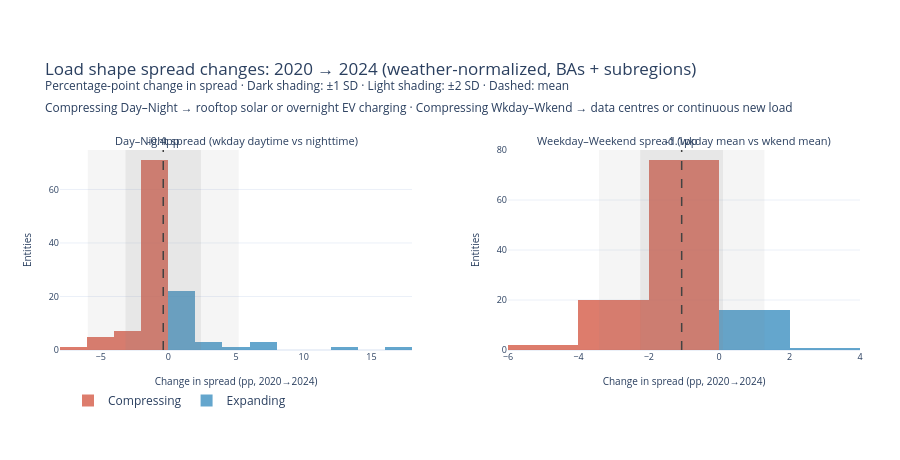

Source (notebook cell):
### Code cell
# ── Spread metric changes: 2020 → 2024 (weather-normalized, BAs + subregions) ─
#
# Two derived metrics per entity, computed for 2020 and 2024:
#
#   Day–Night spread   = (wkday_daytime_mean − wkday_nighttime_mean)
#                        / wkday_nighttime_mean × 100   (%)
#
#   Weekday–Weekend spread = (wkday_mean − wkend_mean)
#                            / wkend_mean × 100           (%)
#       where means are hour-weighted: (daytime×15 + nighttime×9) / 24
#
# Reported as: spread_2024 − spread_2020  (percentage-point change)
# Shrinking Day–Night → rooftop solar suppressing midday or EV overnight charging
# Shrinking Wkday–Wkend → 24/7 load growth (data centres, large EV fleets)
# Outliers: entities outside ±1 SD
from plotly.subplots import make_subplots

# ── Pivot _seg_df (BAs + subregions) to wide ─────────────────────────────
_piv_s = (
    _seg_df
    .pivot_table(index=['entity', 'year'], columns='seg', values='mean_mw')
    .reset_index()
)
_piv_s.columns.name = None

_REQ = ['Weekday Daytime', 'Weekday Nighttime', 'Weekend Daytime', 'Weekend Nighttime']
assert all(c in _piv_s.columns for c in _REQ), \
    f'Missing columns: {[c for c in _REQ if c not in _piv_s.columns]}'

# Hour-weighted daily means  (daytime = 15 h, nighttime = 9 h)
_piv_s['wkday_mean'] = (_piv_s['Weekday Daytime'] * 15 + _piv_s['Weekday Nighttime'] * 9) / 24
_piv_s['wkend_mean'] = (_piv_s['Weekend Daytime'] * 15 + _piv_s['Weekend Nighttime'] * 9) / 24

# Spread metrics (%)
_piv_s['day_night_spread'] = (
    (_piv_s['Weekday Daytime'] - _piv_s['Weekday Nighttime'])
    / _piv_s['Weekday Nighttime'].abs() * 100
)
_piv_s['wk_wend_spread'] = (
    (_piv_s['wkday_mean'] - _piv_s['wkend_mean'])
    / _piv_s['wkend_mean'].abs() * 100
)

_SPREADS = {
    'Day–Night spread\n(wkday daytime vs nighttime)': 'day_night_spread',
    'Weekday–Weekend spread\n(wkday mean vs wkend mean)': 'wk_wend_spread',
}

# ── Change in each spread 2020→2024 (percentage points) ──────────────────
_spr_chg, _spr_stats = {}, {}
for label, col in _SPREADS.items():
    piv2 = _piv_s[['entity', 'year', col]].pivot(index='entity', columns='year', values=col)
    if 2020 not in piv2.columns or 2024 not in piv2.columns:
        continue
    chg  = (piv2[2024] - piv2[2020]).dropna()
    vals = chg.values
    mean = np.mean(vals)
    std  = np.std(vals, ddof=1)
    lo1  = mean - std
    hi1  = mean + std
    lo2  = mean - 2 * std
    hi2  = mean + 2 * std
    outs = chg[(chg < lo1) | (chg > hi1)].sort_values()
    _spr_chg[label]   = chg
    _spr_stats[label] = dict(mean=mean, std=std, lo1=lo1, hi1=hi1, lo2=lo2, hi2=hi2, outliers=outs)

# ── Print stats and ±1 SD outlier lists ───────────────────────────────────
for label in _SPREADS:
    if label not in _spr_stats:
        continue
    st   = _spr_stats[label]
    name = label.replace('\n', ' ')
    print(f'{name}')
    print(f'  N={len(_spr_chg[label])},  mean={st["mean"]:+.2f}pp,  std={st["std"]:.2f}pp')
    print(f'  ±1 SD: [{st["lo1"]:+.1f}pp, {st["hi1"]:+.1f}pp]')
    print(f'  ±2 SD: [{st["lo2"]:+.1f}pp, {st["hi2"]:+.1f}pp]')
    print(f'  Outside ±1 SD — {len(st["outliers"])} entities:')
    for ent, c in st['outliers'].items():
        region = _ent_region(ent)
        marker = '▲' if c > st['hi1'] else '▼'
        print(f'    {marker} {ent:<20}  {region:<5}  {c:+6.1f}pp')
    print()

# ── 2 histograms side by side ─────────────────────────────────────────────
_spr_labels = list(_SPREADS.keys())
fig_spr = make_subplots(
    rows=1, cols=2,
    subplot_titles=[l.replace('\n', ' ') for l in _spr_labels],
    horizontal_spacing=0.12,
)

for idx, label in enumerate(_spr_labels):
    ci = idx + 1
    if label not in _spr_chg:
        continue
    chg  = _spr_chg[label]
    st   = _spr_stats[label]
    vals = chg.values
    _bin = dict(start=np.floor(vals.min() / 2) * 2,
                end=np.ceil(vals.max() / 2) * 2, size=2)

    for x_arr, col, lname in [
        (chg[chg <  0].values, '#d6604d', 'Compressing'),
        (chg[chg >= 0].values, '#4393c3', 'Expanding'),
    ]:
        fig_spr.add_trace(go.Histogram(
            x=x_arr, name=lname, marker_color=col, opacity=0.82,
            xbins=_bin, showlegend=(idx == 0), legendgroup=lname,
            hovertemplate='%{x:.0f}pp bin<br>%{y} entities<extra>' + lname + '</extra>',
        ), row=1, col=ci)

    fig_spr.add_vline(
        x=st['mean'], line_dash='dash', line_color='#333', line_width=1.5,
        annotation_text=f'{st["mean"]:+.1f}pp', annotation_font_size=9,
        annotation_position='top', row=1, col=ci,
    )
    fig_spr.add_vrect(x0=st['lo2'], x1=st['hi2'],
                      fillcolor='grey', opacity=0.08, line_width=0, row=1, col=ci)
    fig_spr.add_vrect(x0=st['lo1'], x1=st['hi1'],
                      fillcolor='grey', opacity=0.12, line_width=0, row=1, col=ci)

fig_spr.update_xaxes(title_text='Change in spread (pp, 2020→2024)',
                     title_font_size=10, tickfont_size=9)
fig_spr.update_yaxes(title_text='Entities', title_font_size=10, tickfont_size=9)
for ann in fig_spr.layout.annotations:
    ann.font.size = 11

fig_spr.update_layout(
    title=(
        'Load shape spread changes: 2020 → 2024 (weather-normalized, BAs + subregions)<br>'
        '<sup>Percentage-point change in spread · '
        'Dark shading: ±1 SD · Light shading: ±2 SD · Dashed: mean<br>'
        'Compressing Day–Night → rooftop solar or overnight EV charging · '
        'Compressing Wkday–Wkend → data centres or continuous new load</sup>'
    ),
    barmode='overlay',
    height=460,
    template='plotly_white',
    legend=dict(orientation='h', x=0.01, y=-0.18, xanchor='left'),
    margin=dict(t=150, l=60, r=40, b=110),
)
fig_spr.show()

### Figure 1 — Plotly figure (JSON) as saved in the notebook; plotly's stock layout.template omitted (floating-point values rounded to 4 significant figures)
{"data": [{"hovertemplate": "%{x:.0f}pp bin<br>%{y} entities<extra>Compressing</extra>", "legendgroup": "Compressing", "marker": {"color": "#d6604d"}, "name": "Compressing", "opacity": 0.82, "showlegend": true, "type": "histogram", "x": [-1.408, -0.4322, -1.529, -1.21, -0.1535, -0.8867, -1.404, -0.7582, -0.3456, -1.335, -1.938, -1.639, -0.02216, -0.161, -1.031, -0.7126, -2.318, -5.995, -2.006, -4.934, -1.575, -1.858, -1.78, -1.097, -0.1854, -1.354, -0.3907, -0.3946, -2.173, -1.229, -0.5462, -0.002202, -1.963, -1.361, -5.02, -5.198, -0.7259, -6.557, -3.941, -4.677, -0.8197, -1.32, -1.598, -0.1157, -1.051, -1.953, -0.8701, -0.7909, -0.03479, -1.442, -1.536, -1.202, -1.402, -0.6709, -1.541, -0.1565, -0.3002, -2.309, -1.716, -0.1292, -1.325, -2.159, -1.25, -2.248, -0.07317, -0.3019, -0.6687, -1.24, -1.59, -1.716, -1.262, -0.7058, -1.093, -0.1691, -0.53, -0.4175, -0.5228, -0.2009, -0.358, -1.215, -1.12, -1.404, -0.5496, -0.6965], "xaxis": "x", "xbins": {"end": 18, "size": 2, "start": -8}, "yaxis": "y"}, {"hovertemplate": "%{x:.0f}pp bin<br>%{y} entities<extra>Expanding</extra>", "legendgroup": "Expanding", "marker": {"color": "#4393c3"}, "name": "Expanding", "opacity": 0.82, "showlegend": true, "type": "histogram", "x": [0.03869, 2.385, 0.5062, 6.268, 4.923, 6.1, 12.15, 16.45, 0.9948, 0.2798, 3.513, 0.8757, 0.07515, 0.5381, 1.813, 0.4527, 0.2522, 0.02953, 2.539, 0.5997, 0.3381, 1.277, 0.6453, 1.107, 0.6583, 0.09891, 0.4268, 0.4368, 0.8864, 0.04328, 6.319], "xaxis": "x", "xbins": {"end": 18, "size": 2, "start": -8}, "yaxis": "y"}, {"hovertemplate": "%{x:.0f}pp bin<br>%{y} entities<extra>Compressing</extra>", "legendgroup": "Compressing", "marker": {"color": "#d6604d"}, "name": "Compressing", "opacity": 0.82, "showlegend": false, "type": "histogram", "x": [-0.01605, -2.185, -0.9155, -1.115, -3.036, -0.4473, -1.239, -4.586, -0.193, -0.6649, -1.554, -0.5313, -0.7745, -2.714, -2.982, -4.302, -1.274, -2.416, -2.534, -2.853, -3.849, -1.318, -0.7468, -0.5645, -0.1957, -0.9277, -0.4887, -1.069, -0.6036, -1.133, -2.411, -0.6102, -1.946, -1.543, -0.3366, -2.143, -1.619, -1.658, -0.5277, -1.2, -0.6883, -0.7151, -2.199, -0.04955, -0.7406, -0.7409, -1.259, -0.9745, -0.8598, -1.911, -2.715, -0.3201, -0.4287, -1.247, -0.5217, -1.724, -0.3872, -2.251, -3.152, -1.43, -2.314, -1.76, -1.225, -2.488, -0.7367, -0.2634, -1.546, -1.464, -1.026, -1.342, -3.395, -0.6996, -2.068, -1.346, -1.22, -0.3667, -1.755, -1.565, -1.589, -0.6943, -1.732, -1.131, -2.531, -1.701, -0.8687, -0.8277, -2.276, -0.302, -0.2199, -1.081, -1.576, -0.2503, -0.9944, -1.329, -1.259, -0.6292, -1.418, -1.148], "xaxis": "x2", "xbins": {"end": 4, "size": 2, "start": -6}, "yaxis": "y2"}, {"hovertemplate": "%{x:.0f}pp bin<br>%{y} entities<extra>Expanding</extra>", "legendgroup": "Expanding", "marker": {"color": "#4393c3"}, "name": "Expanding", "opacity": 0.82, "showlegend": false, "type": "histogram", "x": [0.4729, 0.855, 0.5479, 0.6877, 0.535, 0.1897, 0.2026, 0.184, 1.734, 0.7462, 1.08, 0.4027, 1.671, 0.2757, 0.76, 0.7097, 2.024], "xaxis": "x2", "xbins": {"end": 4, "size": 2, "start": -6}, "yaxis": "y2"}], "layout": {"annotations": [{"font": {"size": 11}, "showarrow": false, "text": "Day–Night spread (wkday daytime vs nighttime)", "x": 0.22, "xanchor": "center", "xref": "paper", "y": 1, "yanchor": "bottom", "yref": "paper"}, {"font": {"size": 11}, "showarrow": false, "text": "Weekday–Weekend spread (wkday mean vs wkend mean)", "x": 0.78, "xanchor": "center", "xref": "paper", "y": 1, "yanchor": "bottom", "yref": "paper"}, {"font": {"size": 11}, "showarrow": false, "text": "-0.4pp", "x": -0.3739, "xanchor": "center", "xref": "x", "y": 1, "yanchor": "bottom", "yref": "y domain"}, {"font": {"size": 11}, "showarrow": false, "text": "-1.1pp", "x": -1.066, "xanchor": "center", "xref": "x2", "y": 1, "yanchor": "bottom", "yref": "y2 domain"}], "barmode": "overlay", "height": 460, "legend": {"orientation": "h", "x": 0.01, "xanchor": "left", "y": -0.18}, "margin": {"b": 110, "l": 60, "r": 40, "t": 150}, "shapes": [{"line": {"color": "#333", "dash": "dash", "width": 1.5}, "type": "line", "x0": -0.3739, "x1": -0.3739, "xref": "x", "y0": 0, "y1": 1, "yref": "y domain"}, {"fillcolor": "grey", "line": {"width": 0}, "opacity": 0.08, "type": "rect", "x0": -5.95, "x1": 5.202, "xref": "x", "y0": 0, "y1": 1, "yref": "y domain"}, {"fillcolor": "grey", "line": {"width": 0}, "opacity": 0.12, "type": "rect", "x0": -3.162, "x1": 2.414, "xref": "x", "y0": 0, "y1": 1, "yref": "y domain"}, {"line": {"color": "#333", "dash": "dash", "width": 1.5}, "type": "line", "x0": -1.066, "x1": -1.066, "xref": "x2", "y0": 0, "y1": 1, "yref": "y2 domain"}, {"fillcolor": "grey", "line": {"width": 0}, "opacity": 0.08, "type": "rect", "x0": -3.415, "x1": 1.283, "xref": "x2", "y0": 0, "y1": 1, "yref": "y2 domain"}, {"fillcolor": "grey", "line": {"width": 0}, "opacity": 0.12, "type": "rect", "x0": -2.241, "x1": 0.1086, "xref": "x2", "y0": 0, "y1": 1, "yref": "y2 domain"}], "title": {"text": "Load shape spread changes: 2020 → 2024 (weather-normalized, BAs + subregions)<br><sup>Percentage-point change in spread · Dark shading: ±1 SD · Light shading: ±2 SD · Dashed: mean<br>Compressing Day–Night → rooftop solar or overnight EV charging · Compressing Wkday–Wkend → data centres or continuous new load</sup>"}, "xaxis": {"anchor": "y", "domain": [0, 0.44], "tickfont": {"size": 9}, "title": {"font": {"size": 10}, "text": "Change in spread (pp, 2020→2024)"}}, "xaxis2": {"anchor": "y2", "domain": [0.56, 1], "tickfont": {"size": 9}, "title": {"font": {"size": 10}, "text": "Change in spread (pp, 2020→2024)"}}, "yaxis": {"anchor": "x", "domain": [0, 1], "tickfont": {"size": 9}, "title": {"font": {"size": 10}, "text": "Entities"}}, "yaxis2": {"anchor": "x2", "domain": [0, 1], "tickfont": {"size": 9}, "title": {"font": {"size": 10}, "text": "Entities"}}}}
